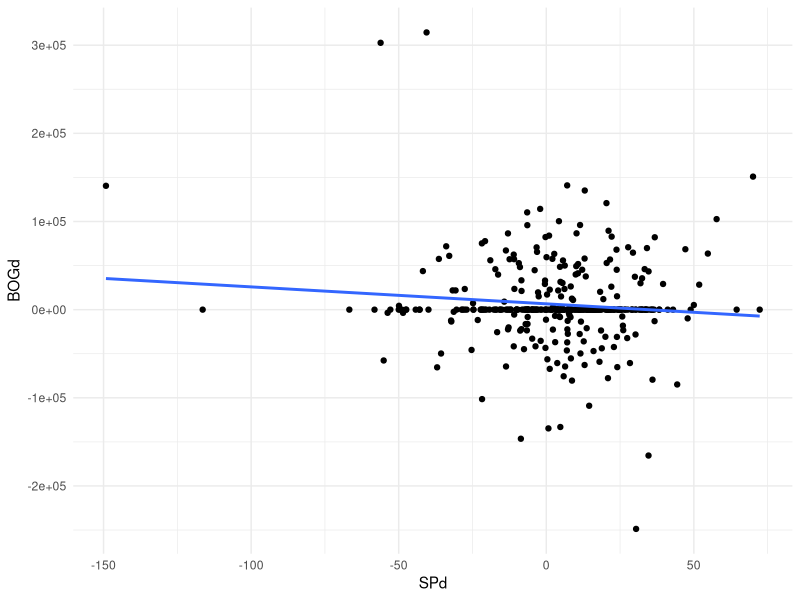
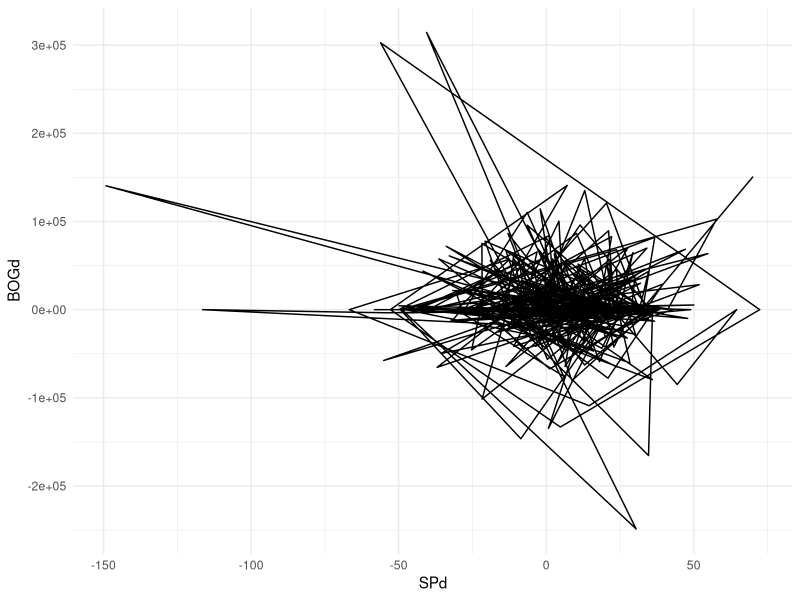
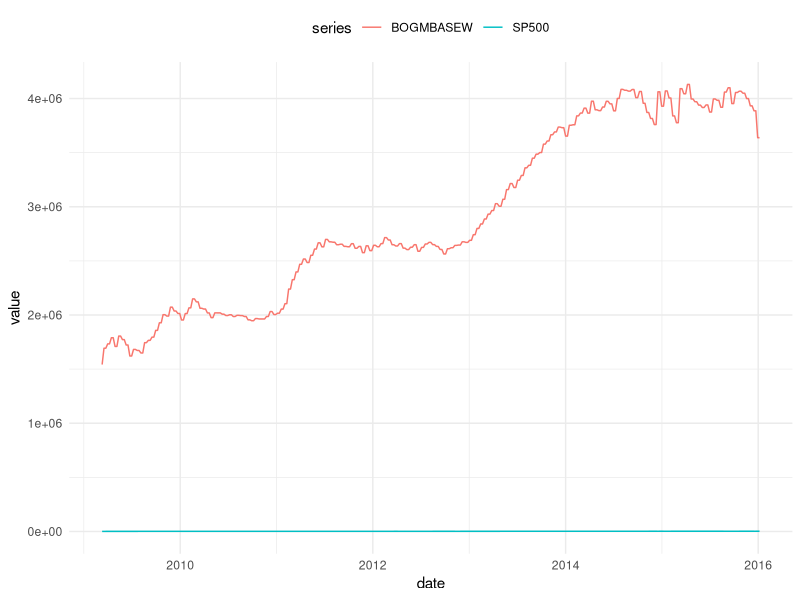
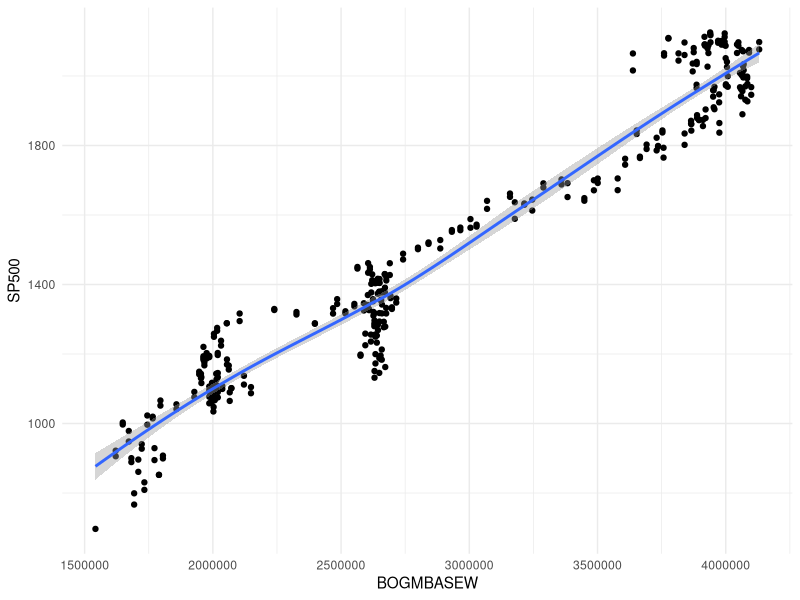
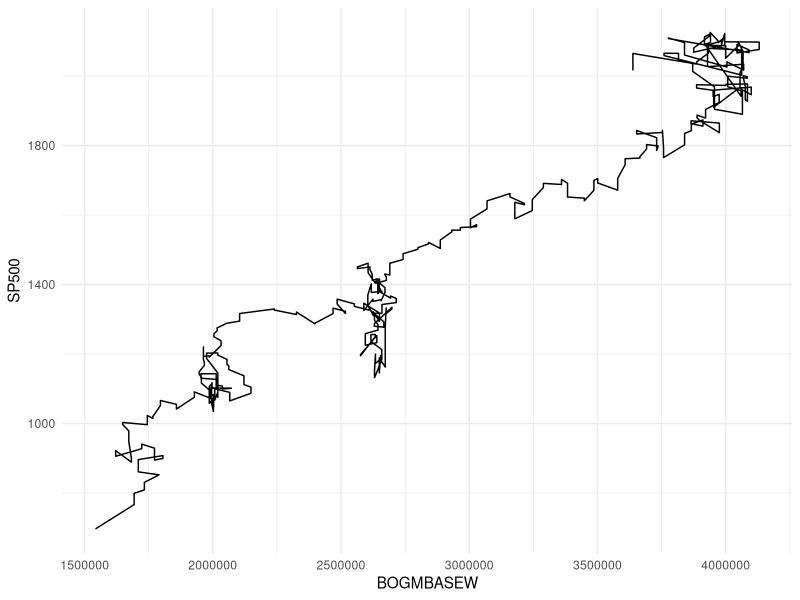

These charts were generated, in order, by the following R code:
###--------------------------------------------------
### Two Y Axes
###--------------------------------------------------

### https://twitter.com/LizAnnSonders/status/687980610544119808

library(ggplot2)
library(tidyr)
library(lubridate)
library(dplyr)

theme_set(theme_minimal())

data <- read.csv("data/fred-data.csv")
data$date <- ymd(data$date)

## Time series
data$SP500 <- ts(data$SP500, frequency = 52, start=c(2009, 03, 11))
data$BOGMBASEW <- ts(data$BOGMBASEW, frequency = 52, start=c(2009, 03, 11))

## First differences
SPd <- diff(data$SP500)
BOGd <- diff(data$BOGMBASEW)
data.diff <- data.frame(SPd, BOGd)

p <- ggplot(data.diff, aes(y=BOGd, x=SPd))
p + geom_point() + geom_smooth(method="lm", se=FALSE)
p + geom_path()

## Don't do this
mod <- lm(SPd ~ BOGd, data=data.diff)

## Long
data.m <- gather(data, series, value, SP500:BOGMBASEW)


p <- ggplot(data.m, aes(x=date, y=value, color=series))
p + geom_line() + theme(legend.position = "top")

p <- ggplot(data, aes(x=BOGMBASEW, y=SP500))
p + geom_point() + geom_smooth()

p + geom_path()
